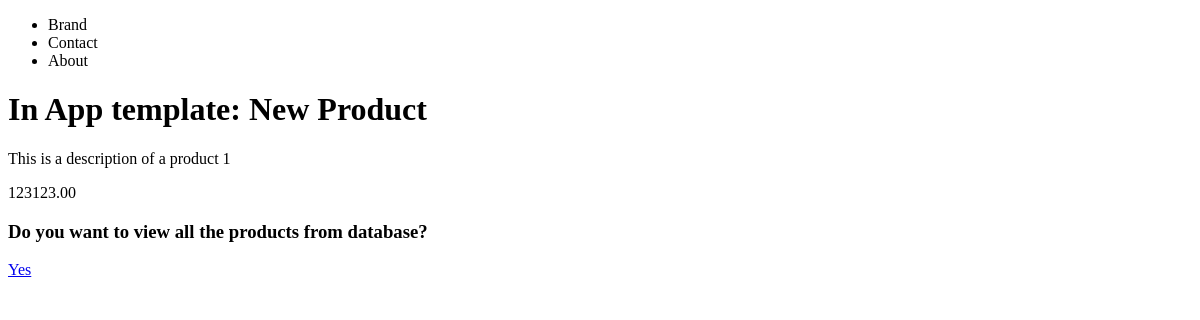
The page /products/1/ on the database as committed earlier.
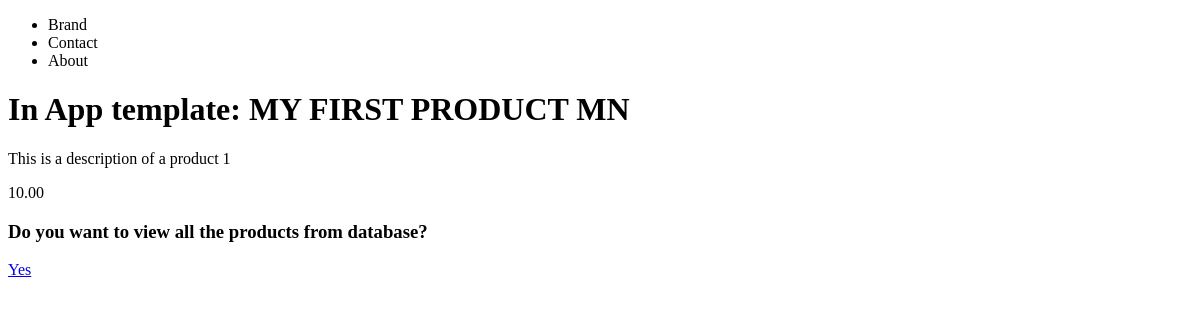
The same page on the database as committed later.
### products/models.py (models this page shows, shortened)
class Product(models.Model):
	title 		= models.CharField(max_length=120)
	description = models.TextField(blank=False, null=True)
	price 		= models.DecimalField(decimal_places=2, max_digits=10000)
	summary		= models.TextField()
	featured    = models.BooleanField(default=True)
	def get_product_detail_url(self):
		return reverse("products_namespace:product-list")

### products/views.py (the view)
# urls.py: path('<int:id>/', product_detail_view, name='product-detail'),
def product_detail_view(request, id):
	obj = get_object_or_404(Product, id=id)
	context = {
		'object': obj
	}
	return render(request, "products/product_detail.html", context)

### products/templates/products/product_detail.html
{% extends 'base.html' %}
{% block content %}
<h1>In App template: {{ object.title }}</h1>
<p>
	{% if object.descrpition != '' and object.description != None %}
		{{ object.description }}
	{% else %}
		Description commin soon
	{% endif %}
</p>
{{ object.price }}
<form action='.' method='POST'>{% csrf_token %}
	<h3>Do you want to view all the products from database?</h3>
	<p><a href='{{ object.get_product_detail_url }}'>Yes</a></p>
</form>
{% endblock content %}

### templates/base.html (shortened to what this page needs)
<!doctype html>
<html>
<head>
</head>
<body>
	{% include 'navbar.html' %}
	{% block content %}{% endblock %}
</body>
</html>

### templates/navbar.html
<nav>
	<ul>
		<li>Brand</li>
		<li>Contact</li>
		<li>About</li>
	</ul>
</nav>

Rows that differ between the two databases and show on the page:
changed Product "This is a description of a product 1": title "New Product" → "MY FIRST PRODUCT MN"; price "123123.00" → "10.00"
